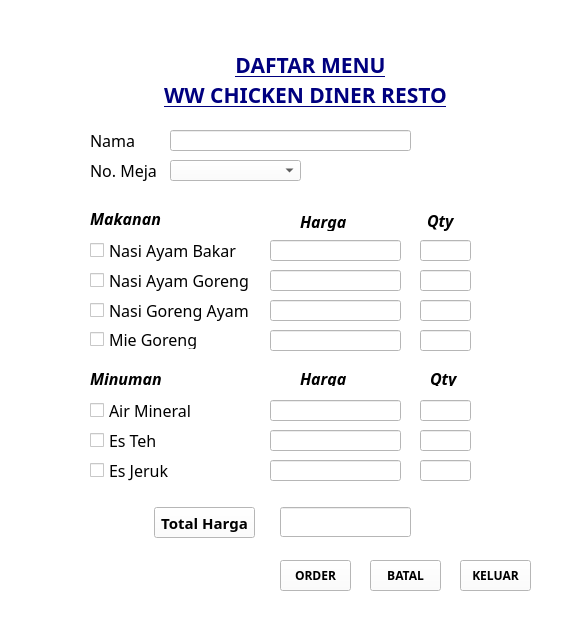
<?xml version="1.0" encoding="UTF-8"?>
<ui version="4.0">
 <class>ByMelani</class>
 <widget class="QWidget" name="ByMelani">
  <property name="geometry">
   <rect>
    <x>0</x>
    <y>0</y>
    <width>577</width>
    <height>625</height>
   </rect>
  </property>
  <property name="windowTitle">
   <string>Form</string>
  </property>
  <property name="autoFillBackground">
   <bool>false</bool>
  </property>
  <property name="styleSheet">
   <string notr="true">background-color: rgb(255, 255, 255);</string>
  </property>
  <widget class="QLabel" name="label">
   <property name="geometry">
    <rect>
     <x>0</x>
     <y>0</y>
     <width>581</width>
     <height>631</height>
    </rect>
   </property>
   <property name="autoFillBackground">
    <bool>false</bool>
   </property>
   <property name="styleSheet">
    <string notr="true">background-image: url(:/newPrefix/hm.jpg);</string>
   </property>
   <property name="text">
    <string/>
   </property>
  </widget>
  <widget class="QLabel" name="label_3">
   <property name="geometry">
    <rect>
     <x>220</x>
     <y>50</y>
     <width>181</width>
     <height>31</height>
    </rect>
   </property>
   <property name="palette">
    <palette>
     <active>
      <colorrole role="Button">
       <brush brushstyle="SolidPattern">
        <color alpha="255">
         <red>255</red>
         <green>255</green>
         <blue>255</blue>
        </color>
       </brush>
      </colorrole>
      <colorrole role="Base">
       <brush brushstyle="SolidPattern">
        <color alpha="255">
         <red>255</red>
         <green>255</green>
         <blue>255</blue>
        </color>
       </brush>
      </colorrole>
      <colorrole role="Window">
       <brush brushstyle="SolidPattern">
        <color alpha="255">
         <red>255</red>
         <green>255</green>
         <blue>255</blue>
        </color>
       </brush>
      </colorrole>
     </active>
     <inactive>
      <colorrole role="Button">
       <brush brushstyle="SolidPattern">
        <color alpha="255">
         <red>255</red>
         <green>255</green>
         <blue>255</blue>
        </color>
       </brush>
      </colorrole>
      <colorrole role="Base">
       <brush brushstyle="SolidPattern">
        <color alpha="255">
         <red>255</red>
         <green>255</green>
         <blue>255</blue>
        </color>
       </brush>
      </colorrole>
      <colorrole role="Window">
       <brush brushstyle="SolidPattern">
        <color alpha="255">
         <red>255</red>
         <green>255</green>
         <blue>255</blue>
        </color>
       </brush>
      </colorrole>
     </inactive>
     <disabled>
      <colorrole role="Button">
       <brush brushstyle="SolidPattern">
        <color alpha="255">
         <red>255</red>
         <green>255</green>
         <blue>255</blue>
        </color>
       </brush>
      </colorrole>
      <colorrole role="Base">
       <brush brushstyle="SolidPattern">
        <color alpha="255">
         <red>255</red>
         <green>255</green>
         <blue>255</blue>
        </color>
       </brush>
      </colorrole>
      <colorrole role="Window">
       <brush brushstyle="SolidPattern">
        <color alpha="255">
         <red>255</red>
         <green>255</green>
         <blue>255</blue>
        </color>
       </brush>
      </colorrole>
     </disabled>
    </palette>
   </property>
   <property name="font">
    <font>
     <family>Rockwell</family>
     <pointsize>16</pointsize>
     <underline>true</underline>
     <kerning>true</kerning>
    </font>
   </property>
   <property name="autoFillBackground">
    <bool>true</bool>
   </property>
   <property name="text">
    <string>&lt;!DOCTYPE HTML PUBLIC &quot;-//W3C//DTD HTML 4.0//EN&quot; &quot;http://www.w3.org/TR/REC-html40/strict.dtd&quot;&gt;
&lt;html&gt;&lt;head&gt;&lt;meta name=&quot;qrichtext&quot; content=&quot;1&quot; /&gt;&lt;style type=&quot;text/css&quot;&gt;
p, li { white-space: pre-wrap; }
&lt;/style&gt;&lt;/head&gt;&lt;body style=&quot; font-family:'Rockwell'; font-size:16pt; font-weight:400; font-style:normal;&quot;&gt;
&lt;p align=&quot;center&quot; style=&quot; margin-top:12px; margin-bottom:12px; margin-left:0px; margin-right:0px; -qt-block-indent:0; text-indent:0px;&quot;&gt;&lt;span style=&quot; font-weight:600; color:#00007f;&quot;&gt;DAFTAR MENU&lt;/span&gt;&lt;/p&gt;&lt;/body&gt;&lt;/html&gt;</string>
   </property>
  </widget>
  <widget class="QLabel" name="label_4">
   <property name="geometry">
    <rect>
     <x>150</x>
     <y>80</y>
     <width>311</width>
     <height>31</height>
    </rect>
   </property>
   <property name="font">
    <font>
     <family>Rockwell</family>
     <pointsize>16</pointsize>
     <weight>75</weight>
     <bold>true</bold>
     <underline>true</underline>
    </font>
   </property>
   <property name="autoFillBackground">
    <bool>true</bool>
   </property>
   <property name="text">
    <string>&lt;html&gt;&lt;head/&gt;&lt;body&gt;&lt;p align=&quot;center&quot;&gt;&lt;span style=&quot; color:#00007f;&quot;&gt;WW CHICKEN DINER RESTO&lt;/span&gt;&lt;/p&gt;&lt;/body&gt;&lt;/html&gt;</string>
   </property>
  </widget>
  <widget class="QLabel" name="label_5">
   <property name="geometry">
    <rect>
     <x>90</x>
     <y>130</y>
     <width>61</width>
     <height>21</height>
    </rect>
   </property>
   <property name="font">
    <font>
     <family>Rockwell</family>
     <pointsize>12</pointsize>
    </font>
   </property>
   <property name="text">
    <string>Nama </string>
   </property>
  </widget>
  <widget class="QLineEdit" name="Nama">
   <property name="geometry">
    <rect>
     <x>170</x>
     <y>130</y>
     <width>241</width>
     <height>21</height>
    </rect>
   </property>
   <property name="autoFillBackground">
    <bool>false</bool>
   </property>
   <property name="styleSheet">
    <string notr="true">background-color: rgb(255, 255, 255);</string>
   </property>
  </widget>
  <widget class="QLabel" name="label_6">
   <property name="geometry">
    <rect>
     <x>90</x>
     <y>160</y>
     <width>71</width>
     <height>21</height>
    </rect>
   </property>
   <property name="font">
    <font>
     <family>Rockwell</family>
     <pointsize>12</pointsize>
    </font>
   </property>
   <property name="text">
    <string>No. Meja </string>
   </property>
  </widget>
  <widget class="QComboBox" name="NoMeja">
   <property name="geometry">
    <rect>
     <x>170</x>
     <y>160</y>
     <width>131</width>
     <height>21</height>
    </rect>
   </property>
   <item>
    <property name="text">
     <string/>
    </property>
   </item>
   <item>
    <property name="text">
     <string>Bungkus</string>
    </property>
   </item>
   <item>
    <property name="text">
     <string>1</string>
    </property>
   </item>
   <item>
    <property name="text">
     <string>2</string>
    </property>
   </item>
   <item>
    <property name="text">
     <string>3</string>
    </property>
   </item>
   <item>
    <property name="text">
     <string>4</string>
    </property>
   </item>
   <item>
    <property name="text">
     <string>5</string>
    </property>
   </item>
   <item>
    <property name="text">
     <string>6</string>
    </property>
   </item>
   <item>
    <property name="text">
     <string>7</string>
    </property>
   </item>
   <item>
    <property name="text">
     <string>8</string>
    </property>
   </item>
  </widget>
  <widget class="QLabel" name="label_7">
   <property name="geometry">
    <rect>
     <x>90</x>
     <y>210</y>
     <width>81</width>
     <height>16</height>
    </rect>
   </property>
   <property name="font">
    <font>
     <family>Rockwell</family>
     <pointsize>12</pointsize>
     <weight>75</weight>
     <italic>true</italic>
     <bold>true</bold>
    </font>
   </property>
   <property name="text">
    <string>Makanan</string>
   </property>
  </widget>
  <widget class="QLabel" name="label_8">
   <property name="geometry">
    <rect>
     <x>90</x>
     <y>370</y>
     <width>81</width>
     <height>16</height>
    </rect>
   </property>
   <property name="font">
    <font>
     <family>Rockwell</family>
     <pointsize>12</pointsize>
     <weight>75</weight>
     <italic>true</italic>
     <bold>true</bold>
    </font>
   </property>
   <property name="text">
    <string>Minuman</string>
   </property>
  </widget>
  <widget class="QCheckBox" name="ABakar">
   <property name="geometry">
    <rect>
     <x>90</x>
     <y>240</y>
     <width>171</width>
     <height>21</height>
    </rect>
   </property>
   <property name="font">
    <font>
     <family>Rockwell</family>
     <pointsize>12</pointsize>
    </font>
   </property>
   <property name="text">
    <string>Nasi Ayam Bakar</string>
   </property>
  </widget>
  <widget class="QCheckBox" name="AGoreng">
   <property name="geometry">
    <rect>
     <x>90</x>
     <y>270</y>
     <width>171</width>
     <height>21</height>
    </rect>
   </property>
   <property name="font">
    <font>
     <family>Rockwell</family>
     <pointsize>12</pointsize>
    </font>
   </property>
   <property name="text">
    <string>Nasi Ayam Goreng</string>
   </property>
  </widget>
  <widget class="QCheckBox" name="NGoreng">
   <property name="geometry">
    <rect>
     <x>90</x>
     <y>300</y>
     <width>171</width>
     <height>21</height>
    </rect>
   </property>
   <property name="font">
    <font>
     <family>Rockwell</family>
     <pointsize>12</pointsize>
    </font>
   </property>
   <property name="text">
    <string>Nasi Goreng Ayam</string>
   </property>
  </widget>
  <widget class="QLineEdit" name="HAbakar">
   <property name="geometry">
    <rect>
     <x>270</x>
     <y>240</y>
     <width>131</width>
     <height>21</height>
    </rect>
   </property>
   <property name="readOnly">
    <bool>true</bool>
   </property>
  </widget>
  <widget class="QLabel" name="label_9">
   <property name="geometry">
    <rect>
     <x>427</x>
     <y>210</y>
     <width>41</width>
     <height>21</height>
    </rect>
   </property>
   <property name="font">
    <font>
     <family>Rockwell</family>
     <pointsize>12</pointsize>
     <weight>75</weight>
     <italic>true</italic>
     <bold>true</bold>
    </font>
   </property>
   <property name="text">
    <string>Qty</string>
   </property>
  </widget>
  <widget class="QLabel" name="label_10">
   <property name="geometry">
    <rect>
     <x>300</x>
     <y>210</y>
     <width>81</width>
     <height>21</height>
    </rect>
   </property>
   <property name="palette">
    <palette>
     <active>
      <colorrole role="Button">
       <brush brushstyle="SolidPattern">
        <color alpha="255">
         <red>255</red>
         <green>255</green>
         <blue>255</blue>
        </color>
       </brush>
      </colorrole>
      <colorrole role="Base">
       <brush brushstyle="SolidPattern">
        <color alpha="255">
         <red>255</red>
         <green>255</green>
         <blue>255</blue>
        </color>
       </brush>
      </colorrole>
      <colorrole role="Window">
       <brush brushstyle="SolidPattern">
        <color alpha="255">
         <red>255</red>
         <green>255</green>
         <blue>255</blue>
        </color>
       </brush>
      </colorrole>
     </active>
     <inactive>
      <colorrole role="Button">
       <brush brushstyle="SolidPattern">
        <color alpha="255">
         <red>255</red>
         <green>255</green>
         <blue>255</blue>
        </color>
       </brush>
      </colorrole>
      <colorrole role="Base">
       <brush brushstyle="SolidPattern">
        <color alpha="255">
         <red>255</red>
         <green>255</green>
         <blue>255</blue>
        </color>
       </brush>
      </colorrole>
      <colorrole role="Window">
       <brush brushstyle="SolidPattern">
        <color alpha="255">
         <red>255</red>
         <green>255</green>
         <blue>255</blue>
        </color>
       </brush>
      </colorrole>
     </inactive>
     <disabled>
      <colorrole role="Button">
       <brush brushstyle="SolidPattern">
        <color alpha="255">
         <red>255</red>
         <green>255</green>
         <blue>255</blue>
        </color>
       </brush>
      </colorrole>
      <colorrole role="Base">
       <brush brushstyle="SolidPattern">
        <color alpha="255">
         <red>255</red>
         <green>255</green>
         <blue>255</blue>
        </color>
       </brush>
      </colorrole>
      <colorrole role="Window">
       <brush brushstyle="SolidPattern">
        <color alpha="255">
         <red>255</red>
         <green>255</green>
         <blue>255</blue>
        </color>
       </brush>
      </colorrole>
     </disabled>
    </palette>
   </property>
   <property name="font">
    <font>
     <family>Rockwell</family>
     <pointsize>12</pointsize>
     <weight>75</weight>
     <italic>true</italic>
     <bold>true</bold>
    </font>
   </property>
   <property name="autoFillBackground">
    <bool>false</bool>
   </property>
   <property name="styleSheet">
    <string notr="true">background-color: rgb(255, 255, 255);</string>
   </property>
   <property name="text">
    <string>&lt;html&gt;&lt;head/&gt;&lt;body&gt;&lt;p&gt;&lt;span style=&quot; color:#000000;&quot;&gt;Harga&lt;/span&gt;&lt;/p&gt;&lt;/body&gt;&lt;/html&gt;</string>
   </property>
  </widget>
  <widget class="QLineEdit" name="QAbakar">
   <property name="geometry">
    <rect>
     <x>420</x>
     <y>240</y>
     <width>51</width>
     <height>21</height>
    </rect>
   </property>
  </widget>
  <widget class="QLineEdit" name="QAgoreng">
   <property name="geometry">
    <rect>
     <x>420</x>
     <y>270</y>
     <width>51</width>
     <height>21</height>
    </rect>
   </property>
  </widget>
  <widget class="QLineEdit" name="HAgoreng">
   <property name="geometry">
    <rect>
     <x>270</x>
     <y>270</y>
     <width>131</width>
     <height>21</height>
    </rect>
   </property>
   <property name="readOnly">
    <bool>true</bool>
   </property>
  </widget>
  <widget class="QLineEdit" name="QMgoreng">
   <property name="geometry">
    <rect>
     <x>420</x>
     <y>330</y>
     <width>51</width>
     <height>21</height>
    </rect>
   </property>
  </widget>
  <widget class="QLineEdit" name="HMgoreng">
   <property name="geometry">
    <rect>
     <x>270</x>
     <y>330</y>
     <width>131</width>
     <height>21</height>
    </rect>
   </property>
   <property name="readOnly">
    <bool>true</bool>
   </property>
  </widget>
  <widget class="QLineEdit" name="QNgoreng">
   <property name="geometry">
    <rect>
     <x>420</x>
     <y>300</y>
     <width>51</width>
     <height>21</height>
    </rect>
   </property>
  </widget>
  <widget class="QLineEdit" name="HNgoreng">
   <property name="geometry">
    <rect>
     <x>270</x>
     <y>300</y>
     <width>131</width>
     <height>21</height>
    </rect>
   </property>
   <property name="readOnly">
    <bool>true</bool>
   </property>
  </widget>
  <widget class="QCheckBox" name="MGoreng">
   <property name="geometry">
    <rect>
     <x>90</x>
     <y>329</y>
     <width>171</width>
     <height>20</height>
    </rect>
   </property>
   <property name="font">
    <font>
     <family>Rockwell</family>
     <pointsize>12</pointsize>
    </font>
   </property>
   <property name="text">
    <string>Mie Goreng</string>
   </property>
  </widget>
  <widget class="QLabel" name="label_11">
   <property name="geometry">
    <rect>
     <x>300</x>
     <y>370</y>
     <width>81</width>
     <height>16</height>
    </rect>
   </property>
   <property name="font">
    <font>
     <family>Rockwell</family>
     <pointsize>12</pointsize>
     <weight>75</weight>
     <italic>true</italic>
     <bold>true</bold>
    </font>
   </property>
   <property name="text">
    <string>Harga</string>
   </property>
  </widget>
  <widget class="QLabel" name="label_12">
   <property name="geometry">
    <rect>
     <x>430</x>
     <y>370</y>
     <width>81</width>
     <height>16</height>
    </rect>
   </property>
   <property name="font">
    <font>
     <family>Rockwell</family>
     <pointsize>12</pointsize>
     <weight>75</weight>
     <italic>true</italic>
     <bold>true</bold>
    </font>
   </property>
   <property name="text">
    <string>Qty</string>
   </property>
  </widget>
  <widget class="QLineEdit" name="Qej">
   <property name="geometry">
    <rect>
     <x>420</x>
     <y>460</y>
     <width>51</width>
     <height>21</height>
    </rect>
   </property>
  </widget>
  <widget class="QCheckBox" name="AMineral">
   <property name="geometry">
    <rect>
     <x>90</x>
     <y>400</y>
     <width>171</width>
     <height>21</height>
    </rect>
   </property>
   <property name="font">
    <font>
     <family>Rockwell</family>
     <pointsize>12</pointsize>
    </font>
   </property>
   <property name="text">
    <string>Air Mineral</string>
   </property>
  </widget>
  <widget class="QLineEdit" name="HEteh">
   <property name="geometry">
    <rect>
     <x>270</x>
     <y>430</y>
     <width>131</width>
     <height>21</height>
    </rect>
   </property>
   <property name="readOnly">
    <bool>true</bool>
   </property>
  </widget>
  <widget class="QLineEdit" name="QAmineral">
   <property name="geometry">
    <rect>
     <x>420</x>
     <y>400</y>
     <width>51</width>
     <height>21</height>
    </rect>
   </property>
  </widget>
  <widget class="QLineEdit" name="HAmineral">
   <property name="geometry">
    <rect>
     <x>270</x>
     <y>400</y>
     <width>131</width>
     <height>21</height>
    </rect>
   </property>
   <property name="readOnly">
    <bool>true</bool>
   </property>
  </widget>
  <widget class="QCheckBox" name="EsJeruk">
   <property name="geometry">
    <rect>
     <x>90</x>
     <y>460</y>
     <width>171</width>
     <height>21</height>
    </rect>
   </property>
   <property name="font">
    <font>
     <family>Rockwell</family>
     <pointsize>12</pointsize>
    </font>
   </property>
   <property name="text">
    <string>Es Jeruk</string>
   </property>
  </widget>
  <widget class="QLineEdit" name="HEjeruk">
   <property name="geometry">
    <rect>
     <x>270</x>
     <y>460</y>
     <width>131</width>
     <height>21</height>
    </rect>
   </property>
   <property name="readOnly">
    <bool>true</bool>
   </property>
  </widget>
  <widget class="QCheckBox" name="EsTeh">
   <property name="geometry">
    <rect>
     <x>90</x>
     <y>430</y>
     <width>171</width>
     <height>21</height>
    </rect>
   </property>
   <property name="font">
    <font>
     <family>Rockwell</family>
     <pointsize>12</pointsize>
    </font>
   </property>
   <property name="text">
    <string>Es Teh</string>
   </property>
  </widget>
  <widget class="QLineEdit" name="QEteh">
   <property name="geometry">
    <rect>
     <x>420</x>
     <y>430</y>
     <width>51</width>
     <height>21</height>
    </rect>
   </property>
  </widget>
  <widget class="QPushButton" name="TotalHarga">
   <property name="geometry">
    <rect>
     <x>154</x>
     <y>507</y>
     <width>101</width>
     <height>31</height>
    </rect>
   </property>
   <property name="font">
    <font>
     <family>Rockwell</family>
     <pointsize>11</pointsize>
     <weight>75</weight>
     <bold>true</bold>
    </font>
   </property>
   <property name="text">
    <string>Total Harga</string>
   </property>
  </widget>
  <widget class="QLineEdit" name="THarga">
   <property name="geometry">
    <rect>
     <x>280</x>
     <y>507</y>
     <width>131</width>
     <height>30</height>
    </rect>
   </property>
   <property name="readOnly">
    <bool>true</bool>
   </property>
  </widget>
  <widget class="QPushButton" name="order">
   <property name="geometry">
    <rect>
     <x>280</x>
     <y>560</y>
     <width>71</width>
     <height>31</height>
    </rect>
   </property>
   <property name="font">
    <font>
     <family>Rockwell</family>
     <weight>75</weight>
     <bold>true</bold>
    </font>
   </property>
   <property name="text">
    <string>ORDER</string>
   </property>
  </widget>
  <widget class="QPushButton" name="batal">
   <property name="geometry">
    <rect>
     <x>370</x>
     <y>560</y>
     <width>71</width>
     <height>31</height>
    </rect>
   </property>
   <property name="font">
    <font>
     <family>Rockwell</family>
     <weight>75</weight>
     <bold>true</bold>
    </font>
   </property>
   <property name="text">
    <string>BATAL</string>
   </property>
  </widget>
  <widget class="QPushButton" name="keluar">
   <property name="geometry">
    <rect>
     <x>460</x>
     <y>560</y>
     <width>71</width>
     <height>31</height>
    </rect>
   </property>
   <property name="font">
    <font>
     <family>Rockwell</family>
     <weight>75</weight>
     <bold>true</bold>
    </font>
   </property>
   <property name="text">
    <string>KELUAR</string>
   </property>
  </widget>
 </widget>
 <resources>
  <include location="pict/image.qrc"/>
 </resources>
 <connections>
  <connection>
   <sender>keluar</sender>
   <signal>clicked()</signal>
   <receiver>ByMelani</receiver>
   <slot>close()</slot>
   <hints>
    <hint type="sourcelabel">
     <x>495</x>
     <y>575</y>
    </hint>
    <hint type="destinationlabel">
     <x>294</x>
     <y>316</y>
    </hint>
   </hints>
  </connection>
 </connections>
</ui>
